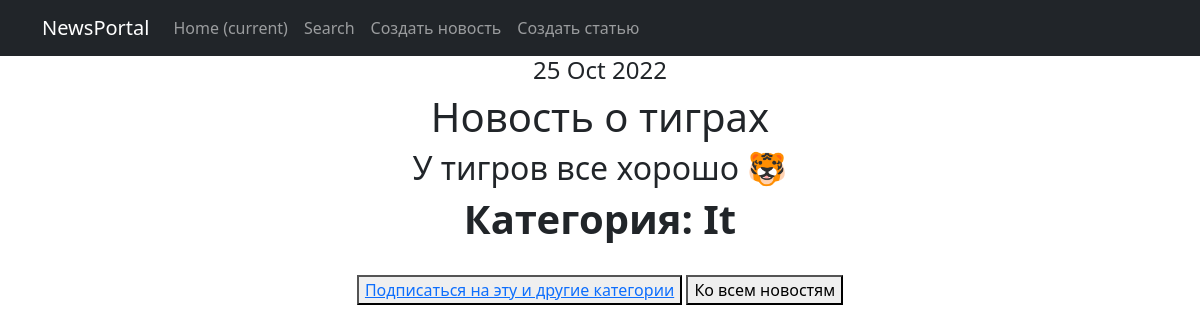
Page /news/1 on the earlier database version.
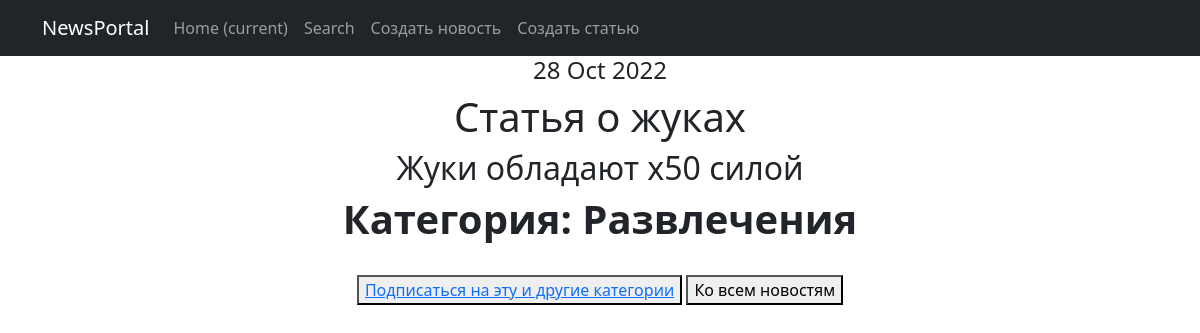
Same page on the later database version.
### NewsPortal/models.py (models this page shows, shortened)
class Post(models.Model):
    NEWS = 'NW'
    ARTICLE = 'AR'
    CATEGORY_CHOICES = (
        (NEWS, 'Новость'),
        (ARTICLE, 'Статья'),
    )
    categoryType = models.CharField(max_length=2, choices=CATEGORY_CHOICES, default=NEWS)
    time_post = models.DateTimeField(auto_now_add=True)
    header = models.CharField(max_length=255)
    content = models.TextField()
    _post_rating = models.IntegerField(default=0)
    author = models.ForeignKey(Author, on_delete=models.CASCADE)  # 1 to many Author
    category = models.ManyToManyField(Category, through='PostCategory')  # many to many Category

class Category(models.Model):
    category_name = models.CharField(max_length=255, unique=True)
    subscribers = models.ManyToManyField(User, through='SubscribersCategory')

### NewsPortal/views.py (the view)
# urls.py: path('<int:pk>', NewsDetail.as_view(), name='news_detail'),
class NewsDetail(DetailView):
    model = Post
    template_name = 'current_news.html'
    context_object_name = 'post'
    def get_context_data(self, **kwargs):
        context = super().get_context_data(**kwargs)
        pk = self.kwargs['pk']
        category_id = PostCategory.objects.filter(post_id=pk).values('category_id')[0]['category_id']
        context['category'] = Category.objects.values('category_name')[category_id-1]['category_name']
        return context
    def get_object(self, *args, **kwargs):
        obj = cache.get(f'post-{self.kwargs["pk"]}', None)
        if not obj:
            obj = super().get_object(queryset=self.queryset)
            cache.set(f'post-{self.kwargs["pk"]}', obj)
        return obj

### NewsPortal/templatetags/custom_filters.py (called while the page is built)
@register.filter()
def censor(value):
    cen = ['дурак', 'идиот', 'придурок']
    header_list = value.split()
    new_value = []
    for word in header_list:
        if word.lower() in cen:
            word = '*' * len(word)
            new_value.append(word)
        else:
            new_value.append(word)
    return " ".join(new_value)

### templates/current_news.html (shortened to what this page needs)
{% extends 'flatpages/default.html' %}
{% load custom_filters %}
{% block content %}
<h4>{{ post.time_post | date:'d M Y' }}</h4>
<h1>{{ post.header | censor }}</h1>
<h2>{{ post.content | censor }}</h2>
<h1><strong>Категория: {{ category }}</strong></h1><br>
<button> <a href="http://127.0.0.1:8000/news/categories/"> Подписаться на эту и другие категории </a> </button>
<button onclick="window.location.href = 'http://127.0.0.1:8000/news/';">Ко всем новостям</button>
{% endblock content %}

Differences in the rows shown:
changed Post: time_post "25 Oct 2022" → "28 Oct 2022"; header|censor "Новость о тиграх" → "Статья о жуках"; content|censor "У тигров все хорошо 🐯" → "Жуки обладают x50 силой"
now on this page (row unchanged): Category: category_name "Развлечения"
Other differences:
{{ category }}: "It" → (not shown)
